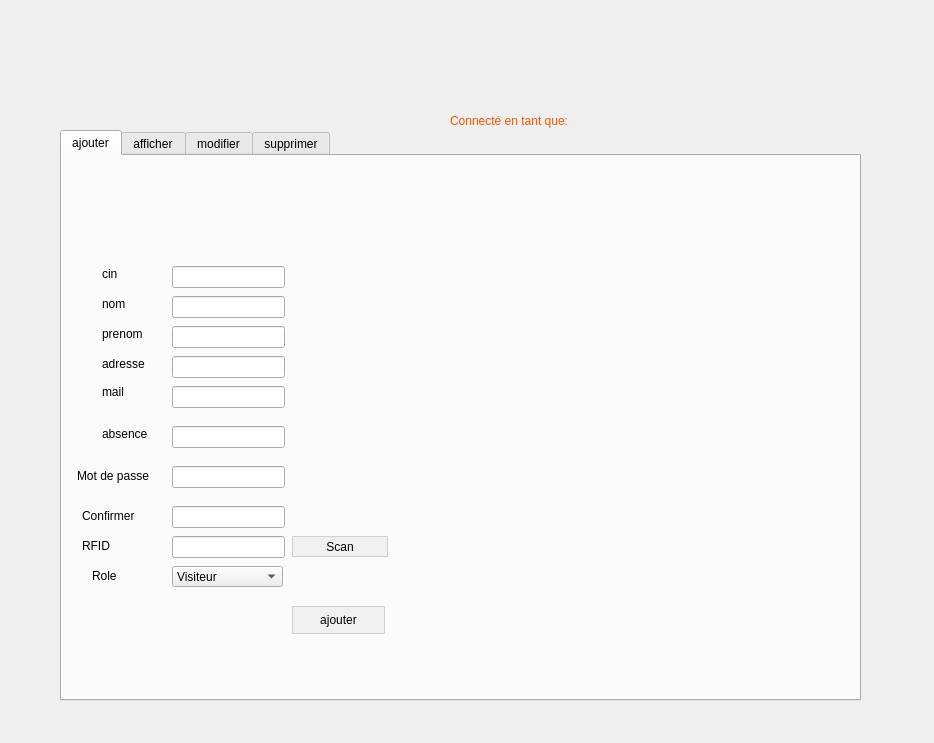
<?xml version="1.0" encoding="UTF-8"?>
<ui version="4.0">
 <class>emp</class>
 <widget class="QDialog" name="emp">
  <property name="geometry">
   <rect>
    <x>0</x>
    <y>0</y>
    <width>934</width>
    <height>743</height>
   </rect>
  </property>
  <property name="windowTitle">
   <string>Dialog</string>
  </property>
  <widget class="QTabWidget" name="tabWidget">
   <property name="geometry">
    <rect>
     <x>60</x>
     <y>130</y>
     <width>801</width>
     <height>571</height>
    </rect>
   </property>
   <property name="styleSheet">
    <string notr="true"/>
   </property>
   <property name="currentIndex">
    <number>0</number>
   </property>
   <widget class="QWidget" name="tab">
    <property name="styleSheet">
     <string notr="true"/>
    </property>
    <attribute name="title">
     <string>ajouter</string>
    </attribute>
    <widget class="QLabel" name="label">
     <property name="geometry">
      <rect>
       <x>40</x>
       <y>110</y>
       <width>56</width>
       <height>16</height>
      </rect>
     </property>
     <property name="text">
      <string>cin</string>
     </property>
    </widget>
    <widget class="QLabel" name="label_2">
     <property name="geometry">
      <rect>
       <x>40</x>
       <y>200</y>
       <width>56</width>
       <height>16</height>
      </rect>
     </property>
     <property name="text">
      <string>adresse</string>
     </property>
    </widget>
    <widget class="QLabel" name="label_3">
     <property name="geometry">
      <rect>
       <x>40</x>
       <y>170</y>
       <width>56</width>
       <height>16</height>
      </rect>
     </property>
     <property name="text">
      <string>prenom</string>
     </property>
    </widget>
    <widget class="QLabel" name="label_4">
     <property name="geometry">
      <rect>
       <x>40</x>
       <y>226</y>
       <width>56</width>
       <height>20</height>
      </rect>
     </property>
     <property name="text">
      <string>mail</string>
     </property>
    </widget>
    <widget class="QLabel" name="label_5">
     <property name="geometry">
      <rect>
       <x>40</x>
       <y>140</y>
       <width>56</width>
       <height>16</height>
      </rect>
     </property>
     <property name="text">
      <string>nom</string>
     </property>
    </widget>
    <widget class="QLineEdit" name="lineEdit_mail">
     <property name="geometry">
      <rect>
       <x>110</x>
       <y>230</y>
       <width>113</width>
       <height>22</height>
      </rect>
     </property>
    </widget>
    <widget class="QLineEdit" name="lineEdit_ad">
     <property name="geometry">
      <rect>
       <x>110</x>
       <y>200</y>
       <width>113</width>
       <height>22</height>
      </rect>
     </property>
    </widget>
    <widget class="QLineEdit" name="lineEdit_prenom">
     <property name="geometry">
      <rect>
       <x>110</x>
       <y>170</y>
       <width>113</width>
       <height>22</height>
      </rect>
     </property>
    </widget>
    <widget class="QLineEdit" name="lineEdit_nom">
     <property name="geometry">
      <rect>
       <x>110</x>
       <y>140</y>
       <width>113</width>
       <height>22</height>
      </rect>
     </property>
    </widget>
    <widget class="QLineEdit" name="lineEdit_cin">
     <property name="geometry">
      <rect>
       <x>110</x>
       <y>110</y>
       <width>113</width>
       <height>22</height>
      </rect>
     </property>
     <property name="styleSheet">
      <string notr="true"/>
     </property>
    </widget>
    <widget class="QPushButton" name="pushButtonajouter">
     <property name="geometry">
      <rect>
       <x>230</x>
       <y>450</y>
       <width>93</width>
       <height>28</height>
      </rect>
     </property>
     <property name="styleSheet">
      <string notr="true">QPushButton { background-color: #f0f0f0; border: 1px solid #d0d0d0; }
QPushButton:hover { background-color: #e0e0e0; }
QPushButton:pressed { background-color: #d0d0d0; }</string>
     </property>
     <property name="text">
      <string>ajouter</string>
     </property>
    </widget>
    <widget class="QLabel" name="label_12">
     <property name="geometry">
      <rect>
       <x>0</x>
       <y>0</y>
       <width>821</width>
       <height>551</height>
      </rect>
     </property>
     <property name="text">
      <string/>
     </property>
     <property name="pixmap">
      <pixmap>../../../Capture.JPG</pixmap>
     </property>
    </widget>
    <widget class="QLabel" name="label_18">
     <property name="geometry">
      <rect>
       <x>40</x>
       <y>270</y>
       <width>56</width>
       <height>16</height>
      </rect>
     </property>
     <property name="text">
      <string>absence</string>
     </property>
    </widget>
    <widget class="QLineEdit" name="lineEdit">
     <property name="geometry">
      <rect>
       <x>110</x>
       <y>270</y>
       <width>113</width>
       <height>22</height>
      </rect>
     </property>
    </widget>
    <widget class="QLabel" name="label_20">
     <property name="geometry">
      <rect>
       <x>15</x>
       <y>310</y>
       <width>101</width>
       <height>20</height>
      </rect>
     </property>
     <property name="text">
      <string>Mot de passe</string>
     </property>
    </widget>
    <widget class="QLineEdit" name="motdepasse">
     <property name="geometry">
      <rect>
       <x>110</x>
       <y>310</y>
       <width>113</width>
       <height>22</height>
      </rect>
     </property>
     <property name="echoMode">
      <enum>QLineEdit::Password</enum>
     </property>
    </widget>
    <widget class="QLabel" name="label_21">
     <property name="geometry">
      <rect>
       <x>20</x>
       <y>350</y>
       <width>101</width>
       <height>20</height>
      </rect>
     </property>
     <property name="text">
      <string>Confirmer</string>
     </property>
    </widget>
    <widget class="QLineEdit" name="motdepasse_2">
     <property name="geometry">
      <rect>
       <x>110</x>
       <y>350</y>
       <width>113</width>
       <height>22</height>
      </rect>
     </property>
     <property name="text">
      <string/>
     </property>
     <property name="echoMode">
      <enum>QLineEdit::Password</enum>
     </property>
    </widget>
    <widget class="QComboBox" name="Role">
     <property name="geometry">
      <rect>
       <x>110</x>
       <y>410</y>
       <width>111</width>
       <height>21</height>
      </rect>
     </property>
     <item>
      <property name="text">
       <string>Visiteur</string>
      </property>
     </item>
     <item>
      <property name="text">
       <string>Admin</string>
      </property>
     </item>
     <item>
      <property name="text">
       <string>Présentateur</string>
      </property>
     </item>
    </widget>
    <widget class="QLabel" name="label_22">
     <property name="geometry">
      <rect>
       <x>30</x>
       <y>410</y>
       <width>101</width>
       <height>20</height>
      </rect>
     </property>
     <property name="text">
      <string>Role</string>
     </property>
    </widget>
    <widget class="QPushButton" name="pushButtonajouter_2">
     <property name="geometry">
      <rect>
       <x>230</x>
       <y>380</y>
       <width>96</width>
       <height>21</height>
      </rect>
     </property>
     <property name="styleSheet">
      <string notr="true">QPushButton { background-color: #f0f0f0; border: 1px solid #d0d0d0; }
QPushButton:hover { background-color: #e0e0e0; }
QPushButton:pressed { background-color: #d0d0d0; }</string>
     </property>
     <property name="text">
      <string>Scan</string>
     </property>
    </widget>
    <widget class="QLineEdit" name="RFID">
     <property name="geometry">
      <rect>
       <x>110</x>
       <y>380</y>
       <width>113</width>
       <height>22</height>
      </rect>
     </property>
     <property name="text">
      <string/>
     </property>
     <property name="echoMode">
      <enum>QLineEdit::Normal</enum>
     </property>
    </widget>
    <widget class="QLabel" name="label_23">
     <property name="geometry">
      <rect>
       <x>20</x>
       <y>380</y>
       <width>101</width>
       <height>20</height>
      </rect>
     </property>
     <property name="text">
      <string>RFID</string>
     </property>
    </widget>
    <zorder>label_12</zorder>
    <zorder>label</zorder>
    <zorder>label_2</zorder>
    <zorder>label_3</zorder>
    <zorder>label_4</zorder>
    <zorder>label_5</zorder>
    <zorder>lineEdit_mail</zorder>
    <zorder>lineEdit_ad</zorder>
    <zorder>lineEdit_prenom</zorder>
    <zorder>lineEdit_nom</zorder>
    <zorder>lineEdit_cin</zorder>
    <zorder>pushButtonajouter</zorder>
    <zorder>label_18</zorder>
    <zorder>lineEdit</zorder>
    <zorder>label_20</zorder>
    <zorder>motdepasse</zorder>
    <zorder>label_21</zorder>
    <zorder>motdepasse_2</zorder>
    <zorder>Role</zorder>
    <zorder>label_22</zorder>
    <zorder>pushButtonajouter_2</zorder>
    <zorder>RFID</zorder>
    <zorder>label_23</zorder>
   </widget>
   <widget class="QWidget" name="tab_2">
    <property name="styleSheet">
     <string notr="true">QWidget { background-color: #f0f0f0; border: 1px solid #d0d0d0; }</string>
    </property>
    <attribute name="title">
     <string>afficher</string>
    </attribute>
    <widget class="QTableView" name="tableView">
     <property name="geometry">
      <rect>
       <x>10</x>
       <y>10</y>
       <width>471</width>
       <height>331</height>
      </rect>
     </property>
    </widget>
    <widget class="QLabel" name="label_14">
     <property name="geometry">
      <rect>
       <x>5</x>
       <y>5</y>
       <width>761</width>
       <height>531</height>
      </rect>
     </property>
     <property name="text">
      <string/>
     </property>
     <property name="pixmap">
      <pixmap>../../../Capture.JPG</pixmap>
     </property>
    </widget>
    <widget class="QLabel" name="label_16">
     <property name="geometry">
      <rect>
       <x>590</x>
       <y>190</y>
       <width>56</width>
       <height>16</height>
      </rect>
     </property>
     <property name="text">
      <string/>
     </property>
    </widget>
    <widget class="QComboBox" name="comboBox_3">
     <property name="geometry">
      <rect>
       <x>580</x>
       <y>100</y>
       <width>121</width>
       <height>22</height>
      </rect>
     </property>
     <item>
      <property name="text">
       <string>CIN</string>
      </property>
     </item>
     <item>
      <property name="text">
       <string>NOM</string>
      </property>
     </item>
     <item>
      <property name="text">
       <string>PRENOM</string>
      </property>
     </item>
     <item>
      <property name="text">
       <string>ADRESSE</string>
      </property>
     </item>
     <item>
      <property name="text">
       <string>MAIL</string>
      </property>
     </item>
     <item>
      <property name="text">
       <string>ABSENCE</string>
      </property>
     </item>
    </widget>
    <widget class="QPushButton" name="pushButton1">
     <property name="geometry">
      <rect>
       <x>590</x>
       <y>190</y>
       <width>96</width>
       <height>28</height>
      </rect>
     </property>
     <property name="styleSheet">
      <string notr="true">QPushButton { background-color: #f0f0f0; border: 1px solid #d0d0d0; }
QPushButton:hover { background-color: #e0e0e0; }
QPushButton:pressed { background-color: #d0d0d0; }</string>
     </property>
     <property name="text">
      <string>annuler</string>
     </property>
    </widget>
    <widget class="QPushButton" name="pushButton_2">
     <property name="geometry">
      <rect>
       <x>520</x>
       <y>240</y>
       <width>93</width>
       <height>28</height>
      </rect>
     </property>
     <property name="styleSheet">
      <string notr="true">QPushButton { background-color: #f0f0f0; border: 1px solid #d0d0d0; }
QPushButton:hover { background-color: #e0e0e0; }
QPushButton:pressed { background-color: #d0d0d0; }</string>
     </property>
     <property name="text">
      <string>export PDF</string>
     </property>
    </widget>
    <widget class="QPushButton" name="pushButton_3">
     <property name="geometry">
      <rect>
       <x>520</x>
       <y>290</y>
       <width>93</width>
       <height>28</height>
      </rect>
     </property>
     <property name="styleSheet">
      <string notr="true">QPushButton { background-color: #f0f0f0; border: 1px solid #d0d0d0; }
QPushButton:hover { background-color: #e0e0e0; }
QPushButton:pressed { background-color: #d0d0d0; }</string>
     </property>
     <property name="text">
      <string>statistique</string>
     </property>
    </widget>
    <widget class="QPushButton" name="pushButton_4">
     <property name="geometry">
      <rect>
       <x>410</x>
       <y>350</y>
       <width>93</width>
       <height>28</height>
      </rect>
     </property>
     <property name="styleSheet">
      <string notr="true">QPushButton { background-color: #f0f0f0; border: 1px solid #d0d0d0; }
QPushButton:hover { background-color: #e0e0e0; }
QPushButton:pressed { background-color: #d0d0d0; }</string>
     </property>
     <property name="text">
      <string>tri</string>
     </property>
    </widget>
    <widget class="QPushButton" name="pushButton_5">
     <property name="geometry">
      <rect>
       <x>410</x>
       <y>390</y>
       <width>93</width>
       <height>28</height>
      </rect>
     </property>
     <property name="styleSheet">
      <string notr="true">QPushButton { background-color: #f0f0f0; border: 1px solid #d0d0d0; }
QPushButton:hover { background-color: #e0e0e0; }
QPushButton:pressed { background-color: #d0d0d0; }</string>
     </property>
     <property name="text">
      <string>annuler</string>
     </property>
    </widget>
    <widget class="QLabel" name="label_17">
     <property name="geometry">
      <rect>
       <x>510</x>
       <y>360</y>
       <width>56</width>
       <height>16</height>
      </rect>
     </property>
     <property name="text">
      <string>selon</string>
     </property>
    </widget>
    <widget class="QComboBox" name="comboBox_4">
     <property name="geometry">
      <rect>
       <x>590</x>
       <y>360</y>
       <width>73</width>
       <height>22</height>
      </rect>
     </property>
     <item>
      <property name="text">
       <string>CIN</string>
      </property>
     </item>
     <item>
      <property name="text">
       <string>NOM</string>
      </property>
     </item>
     <item>
      <property name="text">
       <string>PRENOM</string>
      </property>
     </item>
     <item>
      <property name="text">
       <string>ADRESSE</string>
      </property>
     </item>
     <item>
      <property name="text">
       <string>MAIL</string>
      </property>
     </item>
     <item>
      <property name="text">
       <string>ABSENCE</string>
      </property>
     </item>
    </widget>
    <widget class="QLineEdit" name="lineEdit_2">
     <property name="geometry">
      <rect>
       <x>590</x>
       <y>150</y>
       <width>113</width>
       <height>22</height>
      </rect>
     </property>
    </widget>
    <zorder>label_14</zorder>
    <zorder>tableView</zorder>
    <zorder>label_16</zorder>
    <zorder>comboBox_3</zorder>
    <zorder>pushButton1</zorder>
    <zorder>pushButton_2</zorder>
    <zorder>pushButton_3</zorder>
    <zorder>pushButton_4</zorder>
    <zorder>pushButton_5</zorder>
    <zorder>label_17</zorder>
    <zorder>comboBox_4</zorder>
    <zorder>lineEdit_2</zorder>
   </widget>
   <widget class="QWidget" name="tab_3">
    <property name="styleSheet">
     <string notr="true">QWidget { background-color: #f0f0f0; border: 1px solid #d0d0d0; }</string>
    </property>
    <attribute name="title">
     <string>modifier</string>
    </attribute>
    <widget class="QLabel" name="label_7">
     <property name="geometry">
      <rect>
       <x>40</x>
       <y>90</y>
       <width>56</width>
       <height>16</height>
      </rect>
     </property>
     <property name="text">
      <string>cin</string>
     </property>
    </widget>
    <widget class="QLabel" name="label_8">
     <property name="geometry">
      <rect>
       <x>40</x>
       <y>250</y>
       <width>56</width>
       <height>16</height>
      </rect>
     </property>
     <property name="text">
      <string>mail</string>
     </property>
    </widget>
    <widget class="QLabel" name="label_9">
     <property name="geometry">
      <rect>
       <x>40</x>
       <y>160</y>
       <width>56</width>
       <height>16</height>
      </rect>
     </property>
     <property name="text">
      <string>prenom</string>
     </property>
    </widget>
    <widget class="QLabel" name="label_10">
     <property name="geometry">
      <rect>
       <x>40</x>
       <y>120</y>
       <width>56</width>
       <height>16</height>
      </rect>
     </property>
     <property name="text">
      <string>nom</string>
     </property>
    </widget>
    <widget class="QLabel" name="label_11">
     <property name="geometry">
      <rect>
       <x>40</x>
       <y>210</y>
       <width>56</width>
       <height>16</height>
      </rect>
     </property>
     <property name="text">
      <string>adresse</string>
     </property>
    </widget>
    <widget class="QComboBox" name="comboBox_2">
     <property name="geometry">
      <rect>
       <x>120</x>
       <y>90</y>
       <width>73</width>
       <height>22</height>
      </rect>
     </property>
    </widget>
    <widget class="QLineEdit" name="lineEditNN">
     <property name="geometry">
      <rect>
       <x>120</x>
       <y>120</y>
       <width>113</width>
       <height>22</height>
      </rect>
     </property>
    </widget>
    <widget class="QLineEdit" name="lineEdit_P">
     <property name="geometry">
      <rect>
       <x>120</x>
       <y>160</y>
       <width>113</width>
       <height>22</height>
      </rect>
     </property>
    </widget>
    <widget class="QLineEdit" name="lineEdit_A">
     <property name="geometry">
      <rect>
       <x>120</x>
       <y>210</y>
       <width>113</width>
       <height>22</height>
      </rect>
     </property>
    </widget>
    <widget class="QLineEdit" name="lineEdit_OO">
     <property name="geometry">
      <rect>
       <x>120</x>
       <y>250</y>
       <width>113</width>
       <height>22</height>
      </rect>
     </property>
    </widget>
    <widget class="QPushButton" name="pushButtonMODIFIER">
     <property name="geometry">
      <rect>
       <x>310</x>
       <y>190</y>
       <width>93</width>
       <height>28</height>
      </rect>
     </property>
     <property name="text">
      <string>modifier</string>
     </property>
    </widget>
    <widget class="QLabel" name="label_13">
     <property name="geometry">
      <rect>
       <x>5</x>
       <y>5</y>
       <width>781</width>
       <height>531</height>
      </rect>
     </property>
     <property name="text">
      <string/>
     </property>
     <property name="pixmap">
      <pixmap>../../../Capture.JPG</pixmap>
     </property>
    </widget>
    <widget class="QLabel" name="label_19">
     <property name="geometry">
      <rect>
       <x>30</x>
       <y>300</y>
       <width>56</width>
       <height>16</height>
      </rect>
     </property>
     <property name="text">
      <string>absence</string>
     </property>
    </widget>
    <widget class="QLineEdit" name="lineEdit_3">
     <property name="geometry">
      <rect>
       <x>120</x>
       <y>300</y>
       <width>113</width>
       <height>22</height>
      </rect>
     </property>
    </widget>
    <zorder>label_13</zorder>
    <zorder>label_7</zorder>
    <zorder>label_8</zorder>
    <zorder>label_9</zorder>
    <zorder>label_10</zorder>
    <zorder>label_11</zorder>
    <zorder>comboBox_2</zorder>
    <zorder>lineEditNN</zorder>
    <zorder>lineEdit_P</zorder>
    <zorder>lineEdit_A</zorder>
    <zorder>lineEdit_OO</zorder>
    <zorder>pushButtonMODIFIER</zorder>
    <zorder>label_19</zorder>
    <zorder>lineEdit_3</zorder>
   </widget>
   <widget class="QWidget" name="tab_4">
    <property name="styleSheet">
     <string notr="true">QWidget { background-color: #f0f0f0; border: 1px solid #d0d0d0; }</string>
    </property>
    <attribute name="title">
     <string>supprimer</string>
    </attribute>
    <widget class="QLabel" name="label_6">
     <property name="geometry">
      <rect>
       <x>50</x>
       <y>110</y>
       <width>56</width>
       <height>16</height>
      </rect>
     </property>
     <property name="text">
      <string>CIN</string>
     </property>
    </widget>
    <widget class="QComboBox" name="comboBox">
     <property name="geometry">
      <rect>
       <x>130</x>
       <y>110</y>
       <width>73</width>
       <height>22</height>
      </rect>
     </property>
    </widget>
    <widget class="QPushButton" name="supprimer">
     <property name="geometry">
      <rect>
       <x>270</x>
       <y>140</y>
       <width>93</width>
       <height>28</height>
      </rect>
     </property>
     <property name="text">
      <string>supprimer</string>
     </property>
    </widget>
    <widget class="QLabel" name="label_15">
     <property name="geometry">
      <rect>
       <x>10</x>
       <y>5</y>
       <width>771</width>
       <height>521</height>
      </rect>
     </property>
     <property name="text">
      <string/>
     </property>
     <property name="pixmap">
      <pixmap>../../../Capture.JPG</pixmap>
     </property>
    </widget>
    <zorder>label_15</zorder>
    <zorder>label_6</zorder>
    <zorder>comboBox</zorder>
    <zorder>supprimer</zorder>
   </widget>
  </widget>
  <widget class="QLabel" name="Connected">
   <property name="geometry">
    <rect>
     <x>450</x>
     <y>70</y>
     <width>321</width>
     <height>101</height>
    </rect>
   </property>
   <property name="styleSheet">
    <string notr="true">font: 7pt &quot;MS Serif&quot;;
color: rgb(255, 85, 0)</string>
   </property>
   <property name="text">
    <string>Connecté en tant que: </string>
   </property>
  </widget>
 </widget>
 <resources/>
 <connections/>
</ui>
